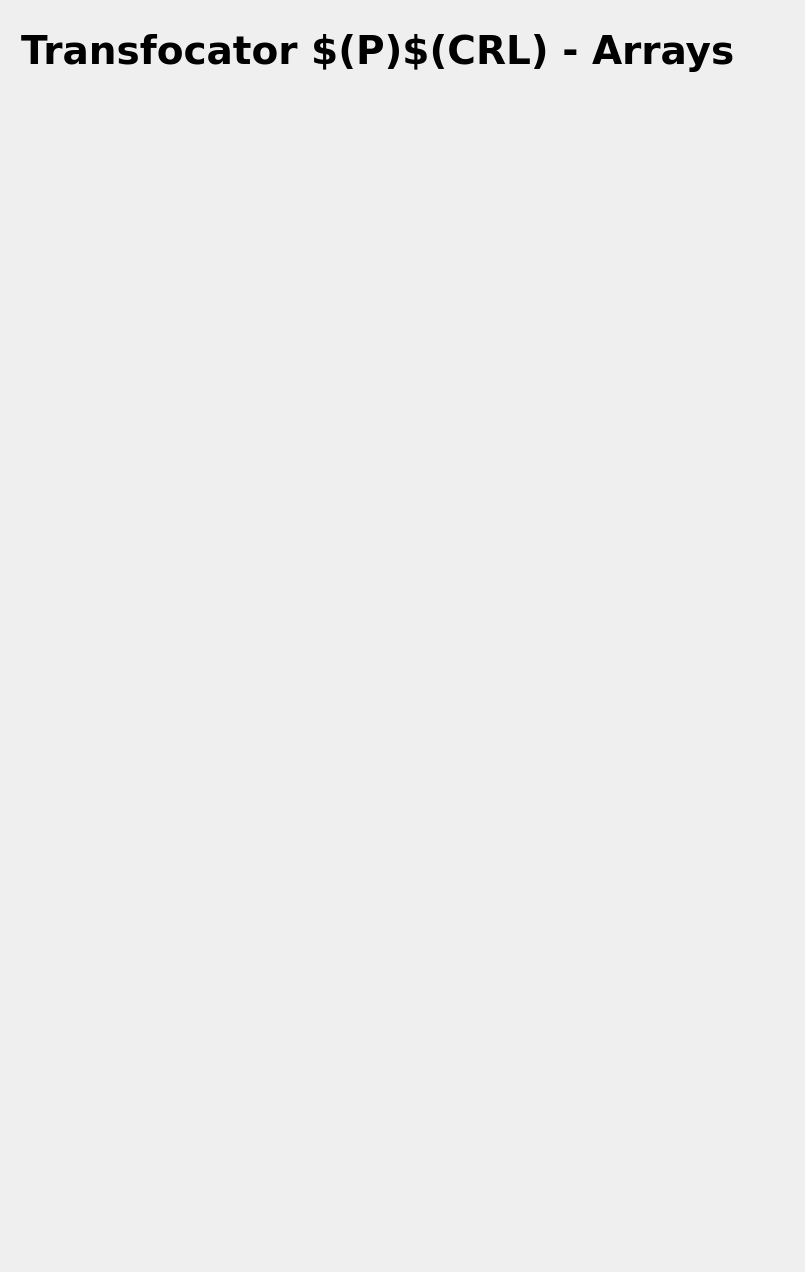
<?xml version="1.0" encoding="UTF-8"?>
<ui version="4.0">
 <class>Form</class>
 <widget class="QWidget" name="Form">
  <property name="geometry">
   <rect>
    <x>0</x>
    <y>0</y>
    <width>805</width>
    <height>1272</height>
   </rect>
  </property>
  <property name="windowTitle">
   <string>Form</string>
  </property>
  <layout class="QVBoxLayout" name="verticalLayout_2">
   <item>
    <layout class="QVBoxLayout" name="verticalLayout" stretch="1,3,3,3,3,3">
     <property name="spacing">
      <number>0</number>
     </property>
     <property name="margin">
      <number>0</number>
     </property>
     <item>
      <widget class="caFrame" name="caframe_8">
       <property name="sizePolicy">
        <sizepolicy hsizetype="Expanding" vsizetype="Expanding">
         <horstretch>0</horstretch>
         <verstretch>0</verstretch>
        </sizepolicy>
       </property>
       <property name="maximumSize">
        <size>
         <width>1200</width>
         <height>16777215</height>
        </size>
       </property>
       <property name="lineWidth">
        <number>0</number>
       </property>
       <property name="background">
        <color>
         <red>0</red>
         <green>53</green>
         <blue>132</blue>
        </color>
       </property>
       <property name="backgroundMode">
        <enum>caFrame::Filled</enum>
       </property>
       <layout class="QHBoxLayout" name="horizontalLayout">
        <property name="spacing">
         <number>5</number>
        </property>
        <property name="leftMargin">
         <number>10</number>
        </property>
        <property name="topMargin">
         <number>2</number>
        </property>
        <property name="rightMargin">
         <number>0</number>
        </property>
        <property name="bottomMargin">
         <number>2</number>
        </property>
        <item>
         <widget class="caLabel" name="calabel">
          <property name="enabled">
           <bool>true</bool>
          </property>
          <property name="sizePolicy">
           <sizepolicy hsizetype="Expanding" vsizetype="Preferred">
            <horstretch>0</horstretch>
            <verstretch>0</verstretch>
           </sizepolicy>
          </property>
          <property name="maximumSize">
           <size>
            <width>1200</width>
            <height>16777215</height>
           </size>
          </property>
          <property name="font">
           <font>
            <family>Verdana</family>
            <pointsize>29</pointsize>
            <weight>75</weight>
            <bold>true</bold>
           </font>
          </property>
          <property name="text">
           <string>Transfocator $(P)$(CRL) - Arrays</string>
          </property>
          <property name="alignment">
           <set>Qt::AlignLeading|Qt::AlignLeft|Qt::AlignVCenter</set>
          </property>
          <property name="fontScaleMode">
           <enum>ESimpleLabel::Height</enum>
          </property>
          <property name="foreground">
           <color>
            <red>228</red>
            <green>228</green>
            <blue>228</blue>
           </color>
          </property>
          <property name="background">
           <color alpha="0">
            <red>160</red>
            <green>160</green>
            <blue>164</blue>
           </color>
          </property>
         </widget>
        </item>
       </layout>
      </widget>
     </item>
     <item>
      <widget class="caCartesianPlot" name="cacartesianplot">
       <property name="TitleX">
        <string notr="true">Config Index</string>
       </property>
       <property name="TitleY">
        <string notr="true">Focal Size (m)</string>
       </property>
       <property name="channels_1" stdset="0">
        <string>; $(P)$(CRL):fSizes</string>
       </property>
       <property name="color_1">
        <color>
         <red>0</red>
         <green>0</green>
         <blue>255</blue>
        </color>
       </property>
       <property name="YAxisType" stdset="0">
        <enum>caCartesianPlot::log10</enum>
       </property>
      </widget>
     </item>
     <item>
      <widget class="caCartesianPlot" name="cacartesianplot_2">
       <property name="TitleX">
        <string notr="true">Config Index</string>
       </property>
       <property name="TitleY">
        <string notr="true">Inv Focal length (1/m)</string>
       </property>
       <property name="channels_1" stdset="0">
        <string>;$(P)$(CRL):1:invF</string>
       </property>
       <property name="color_1">
        <color>
         <red>0</red>
         <green>0</green>
         <blue>255</blue>
        </color>
       </property>
       <property name="YAxisType" stdset="0">
        <enum>caCartesianPlot::log10</enum>
       </property>
      </widget>
     </item>
     <item>
      <widget class="caCartesianPlot" name="cacartesianplot_5">
       <property name="TitleX">
        <string notr="true">Config Index</string>
       </property>
       <property name="TitleY">
        <string notr="true">Inv Focal length (1/m)</string>
       </property>
       <property name="channels_1" stdset="0">
        <string>;$(P)$(CRL):2:invF</string>
       </property>
       <property name="color_1">
        <color>
         <red>0</red>
         <green>0</green>
         <blue>255</blue>
        </color>
       </property>
       <property name="YAxisType" stdset="0">
        <enum>caCartesianPlot::log10</enum>
       </property>
      </widget>
     </item>
     <item>
      <widget class="caCartesianPlot" name="cacartesianplot_3">
       <property name="TitleX">
        <string notr="true">Config Index</string>
       </property>
       <property name="TitleY">
        <string notr="true">q (m)</string>
       </property>
       <property name="channels_1" stdset="0">
        <string>;$(P)$(CRL):q_list</string>
       </property>
       <property name="color_1">
        <color>
         <red>0</red>
         <green>0</green>
         <blue>255</blue>
        </color>
       </property>
       <property name="YAxisType" stdset="0">
        <enum>caCartesianPlot::linear</enum>
       </property>
      </widget>
     </item>
     <item>
      <widget class="caCartesianPlot" name="cacartesianplot_4">
       <property name="TitleX">
        <string notr="true">Config Index</string>
       </property>
       <property name="TitleY">
        <string notr="true">dq (m)</string>
       </property>
       <property name="channels_1" stdset="0">
        <string>;$(P)$(CRL):dq_list</string>
       </property>
       <property name="color_1">
        <color>
         <red>0</red>
         <green>0</green>
         <blue>255</blue>
        </color>
       </property>
       <property name="YaxisScaling" stdset="0">
        <enum>caCartesianPlot::Auto</enum>
       </property>
       <property name="YaxisLimits">
        <string>-1;1</string>
       </property>
       <property name="YAxisType" stdset="0">
        <enum>caCartesianPlot::linear</enum>
       </property>
      </widget>
     </item>
    </layout>
   </item>
  </layout>
 </widget>
 <customwidgets>
  <customwidget>
   <class>caFrame</class>
   <extends>QFrame</extends>
   <header>caFrame</header>
   <container>1</container>
  </customwidget>
  <customwidget>
   <class>caLabel</class>
   <extends>QLabel</extends>
   <header>caLabel</header>
  </customwidget>
  <customwidget>
   <class>caCartesianPlot</class>
   <extends>QFrame</extends>
   <header>caCartesianPlot</header>
  </customwidget>
 </customwidgets>
 <resources/>
 <connections/>
</ui>
